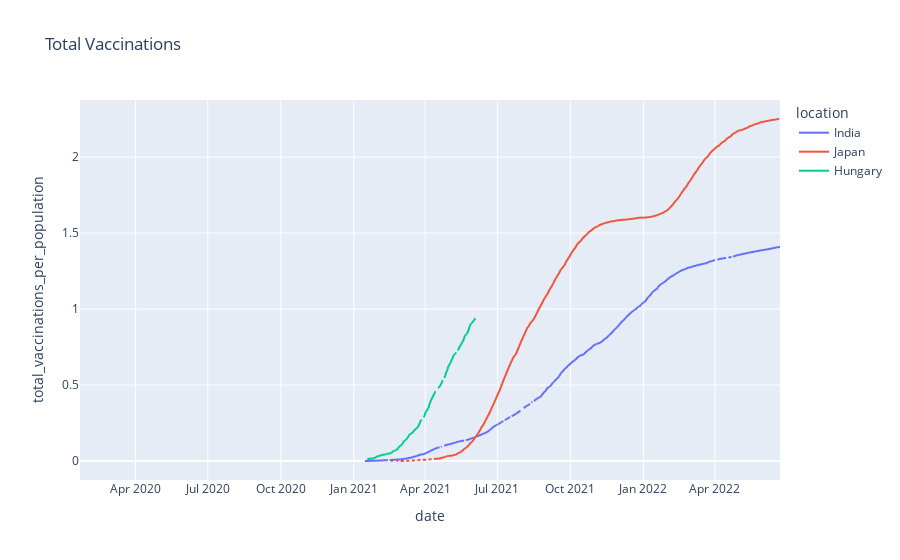

The code cell stored with this chart in its notebook:
### Markdown cell above
#  Figure 2 The vaccination rate (percentage of the population) over time

### Code cell
df_all['total_vaccinations_per_population'] = df_all['total_vaccinations']/df_all['population']
fig = px.line(df_all,x='date',y='total_vaccinations_per_population',title='Total Vaccinations',color='location')
fig.show()

### Figure 1 — Plotly figure (JSON) as saved in the notebook; plotly's stock layout.template omitted (floating-point values rounded to 4 significant figures; data arrays with more than 128 entries replaced by an {"elided": "..."} marker saying what was removed)
{"data": [{"hovertemplate": "location=India<br>date=%{x}<br>total_vaccinations_per_population=%{y}<extra></extra>", "legendgroup": "India", "line": {"color": "#636efa", "dash": "solid"}, "marker": {"symbol": "circle"}, "mode": "lines", "name": "India", "showlegend": true, "type": "scattergl", "x": {"elided": "875 str values"}, "xaxis": "x", "y": {"elided": "875 float values"}, "yaxis": "y"}, {"hovertemplate": "location=Japan<br>date=%{x}<br>total_vaccinations_per_population=%{y}<extra></extra>", "legendgroup": "Japan", "line": {"color": "#EF553B", "dash": "solid"}, "marker": {"symbol": "circle"}, "mode": "lines", "name": "Japan", "showlegend": true, "type": "scattergl", "x": {"elided": "883 str values"}, "xaxis": "x", "y": {"elided": "883 float values"}, "yaxis": "y"}, {"hovertemplate": "location=Hungary<br>date=%{x}<br>total_vaccinations_per_population=%{y}<extra></extra>", "legendgroup": "Hungary", "line": {"color": "#00cc96", "dash": "solid"}, "marker": {"symbol": "circle"}, "mode": "lines", "name": "Hungary", "showlegend": true, "type": "scattergl", "x": {"elided": "842 str values"}, "xaxis": "x", "y": {"elided": "842 float values"}, "yaxis": "y"}], "layout": {"legend": {"title": {"text": "location"}, "tracegroupgap": 0}, "title": {"text": "Total Vaccinations"}, "xaxis": {"anchor": "y", "domain": [0, 1], "title": {"text": "date"}}, "yaxis": {"anchor": "x", "domain": [0, 1], "title": {"text": "total_vaccinations_per_population"}}}}
